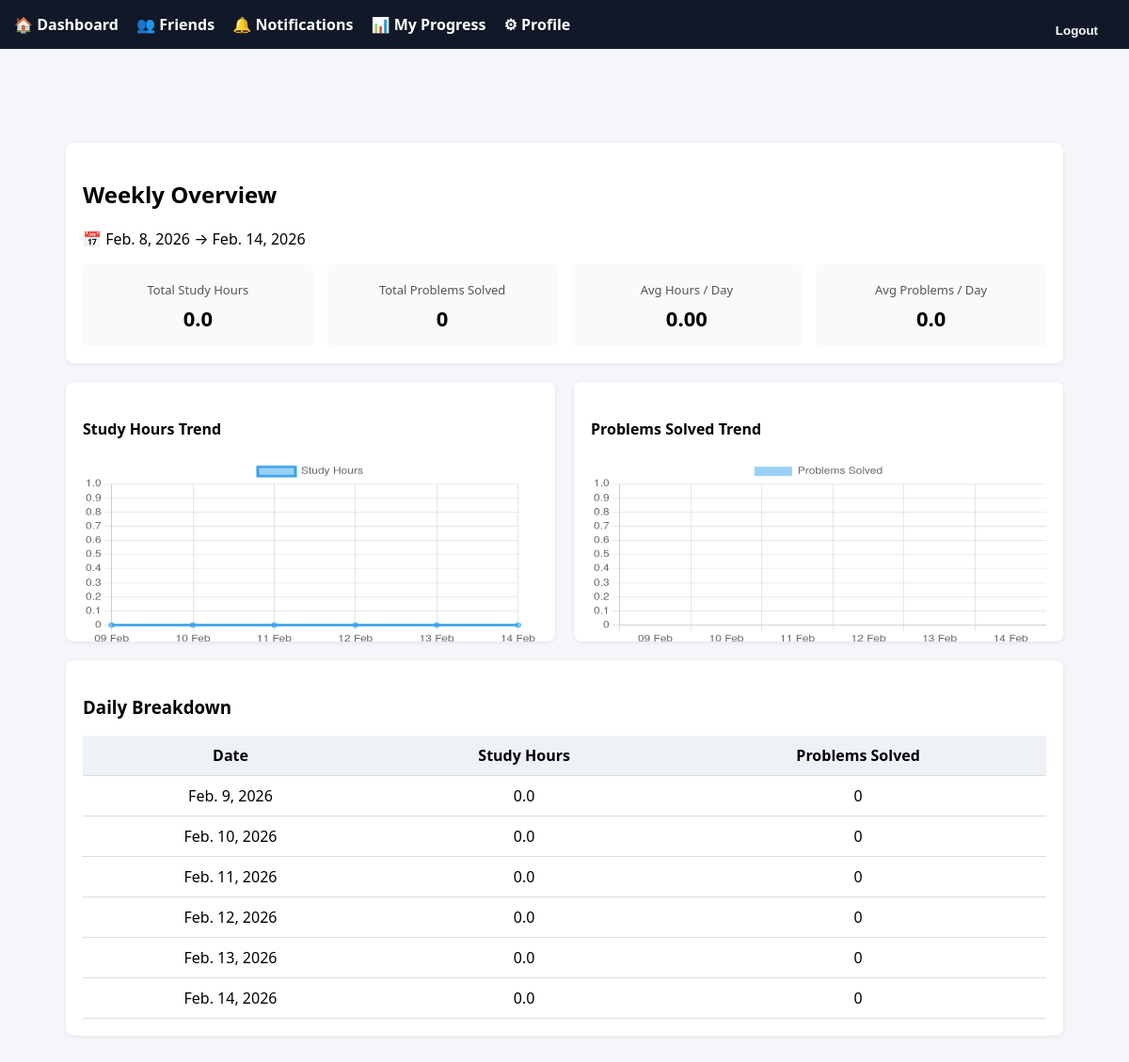
/weekly/ (signed in), run on the app's committed database.
### progress/models.py (models this page shows, shortened)
class DailyProgress(models.Model):
    user = models.ForeignKey(User, on_delete=models.CASCADE)
    date = models.DateField(auto_now_add=True)
    problems_solved = models.PositiveIntegerField(default=0)
    study_hours = models.DecimalField(max_digits=4, decimal_places=1, default=0)
    class Meta:
        unique_together = ('user', 'date')

### progress/views.py (the view)
# urls.py: path('weekly/', weekly_stats, name='weekly_stats'),
@login_required
def weekly_stats(request):
    today = date.today()
    week_start = today - timedelta(days=6)
    week_progress = DailyProgress.objects.filter(
        user=request.user,
        date__range=[week_start, today]
    ).order_by('date')
    dates = [p.date.strftime("%d %b") for p in week_progress]
    study_hours = [p.study_hours for p in week_progress]
    problems = [p.problems_solved for p in week_progress]
    total_hours = sum(study_hours)
    total_problems = sum(problems)
    days_count = len(week_progress) or 1
    avg_hours = round(total_hours / days_count, 2)
    avg_problems = round(total_problems / days_count, 2)
    return render(request, 'progress/weekly_stats.html', {
        'week_progress': week_progress,
        'dates': dates,
        'study_hours': study_hours,
        'problems': problems,
        'total_hours': total_hours,
        'total_problems': total_problems,
        'avg_hours': avg_hours,
        'avg_problems': avg_problems,
        'week_start': week_start,
        'today': today,
    })

### templates/progress/weekly_stats.html (shortened to what this page needs)
{% extends "base.html" %}
{% block content %}
{% load static %}
<link rel="stylesheet" href="{% static 'css/dashboard.css' %}">
<div class="container">
  <div class="card">
    <h2>Weekly Overview</h2>
    <p>📅 {{ week_start }} → {{ today }}</p>
    <div class="kpi-grid">
      <div class="kpi">
        <span>Total Study Hours</span>
        <strong>{{ total_hours }}</strong>
      </div>
      <div class="kpi">
        <span>Total Problems Solved</span>
        <strong>{{ total_problems }}</strong>
      </div>
      <div class="kpi">
        <span>Avg Hours / Day</span>
        <strong>{{ avg_hours }}</strong>
      </div>
      <div class="kpi">
        <span>Avg Problems / Day</span>
        <strong>{{ avg_problems }}</strong>
      </div>
    </div>
  </div>
  <div class="chart-row">
    <div class="card chart-box">
      <h4>Study Hours Trend</h4>
      <canvas id="hoursChart"></canvas>
    </div>
    <div class="card chart-box">
      <h4>Problems Solved Trend</h4>
      <canvas id="problemsChart"></canvas>
    </div>
  </div>
  <div class="card table-card">
    <h3>Daily Breakdown</h3>
    <table>
      <tr>
        <th>Date</th>
        <th>Study Hours</th>
        <th>Problems Solved</th>
      </tr>
      {% for p in week_progress %}
      <tr>
        <td>{{ p.date }}</td>
        <td>{{ p.study_hours }}</td>
        <td>{{ p.problems_solved }}</td>
      </tr>
      {% empty %}
      <tr>
        <td colspan="3">No data available.</td>
      </tr>
      {% endfor %}
    </table>
  </div>
</div>
<script>
  const labels = JSON.parse(document.getElementById('dates-data').textContent);
  const hoursData = JSON.parse(document.getElementById('hours-data').textContent);
  const problemsData = JSON.parse(document.getElementById('problems-data').textContent);
  new Chart(document.getElementById('hoursChart'), {
    type: 'line',
    data: {
      labels,
      datasets: [{
        label: 'Study Hours',
        data: hoursData,
        tension: 0.3
      }]
    },
    options: {
      responsive: false,
      scales: {
        y: { beginAtZero: true }
      }
    }
  });
  new Chart(document.getElementById('problemsChart'), {
    type: 'bar',
    data: {
      labels,
      datasets: [{
        label: 'Problems Solved',
        data: problemsData
      }]
    },
    options: {
      responsive: false,
      scales: {
        y: { beginAtZero: true }
      }
    }
  });
</script>
{% endblock %}

### static/css/style.css (style rules this page uses)
body { font-family: 'Segoe UI', Arial, sans-serif; margin: 0; background: #f4f6fb; }
.container { padding: 30px; }
.card { background: white; padding: 20px; border-radius: 12px; box-shadow: 0 4px 12px rgba(0,0,0,0.08); margin-bottom: 25px; }
table { width: 100%; border-collapse: collapse; }
th, td { padding: 12px; border-bottom: 1px solid #eee; text-align: left; }

### static/css/dashboard.css (style rules this page uses)
body { font-family: system-ui, -apple-system, BlinkMacSystemFont, sans-serif; background-color: #f4f6f9; margin: 0; }
.container { max-width: 1100px; margin: 30px auto; padding: 20px; }
.card { background: #ffffff; border-radius: 8px; padding: 18px; margin-bottom: 20px; box-shadow: 0 1px 4px rgba(0,0,0,0.08); }
.kpi-grid { display: grid; grid-template-columns: repeat(4, 1fr); gap: 15px; }
.kpi { background: #f8fafc; border-radius: 6px; padding: 15px; text-align: center; }
.kpi span { font-size: 13px; color: #555; }
.kpi strong { display: block; font-size: 22px; margin-top: 5px; }
.chart-row { display: grid; grid-template-columns: 1fr 1fr; gap: 20px; }
.chart-box { height: 240px; overflow: hidden; }
.chart-box canvas { height: 200px !important; width: 100% !important; }
.table-card table { width: 100%; border-collapse: collapse; margin-top: 10px; }
.table-card th, .table-card td { padding: 10px; border-bottom: 1px solid #ddd; text-align: center; }
.table-card th { background: #eef2f7; }

### templates/base.html (style rules this page uses)
body { font-family: Arial; margin: 0; background: #f5f7fb; }
.container { padding: 30px; }

### data on the page
DailyProgress: date "Feb. 14, 2026", study_hours "0.0", problems_solved "0"
DailyProgress: date "Feb. 9, 2026", study_hours "0.0", problems_solved "0"
DailyProgress: date "Feb. 10, 2026", study_hours "0.0", problems_solved "0"
DailyProgress: date "Feb. 11, 2026", study_hours "0.0", problems_solved "0"
DailyProgress: date "Feb. 12, 2026", study_hours "0.0", problems_solved "0"
DailyProgress: date "Feb. 13, 2026", study_hours "0.0", problems_solved "0"

### other printed values
{{ total_hours }} "0.0"
{{ total_problems }} "0"
{{ avg_hours }} "0.00"
{{ avg_problems }} "0.0"
